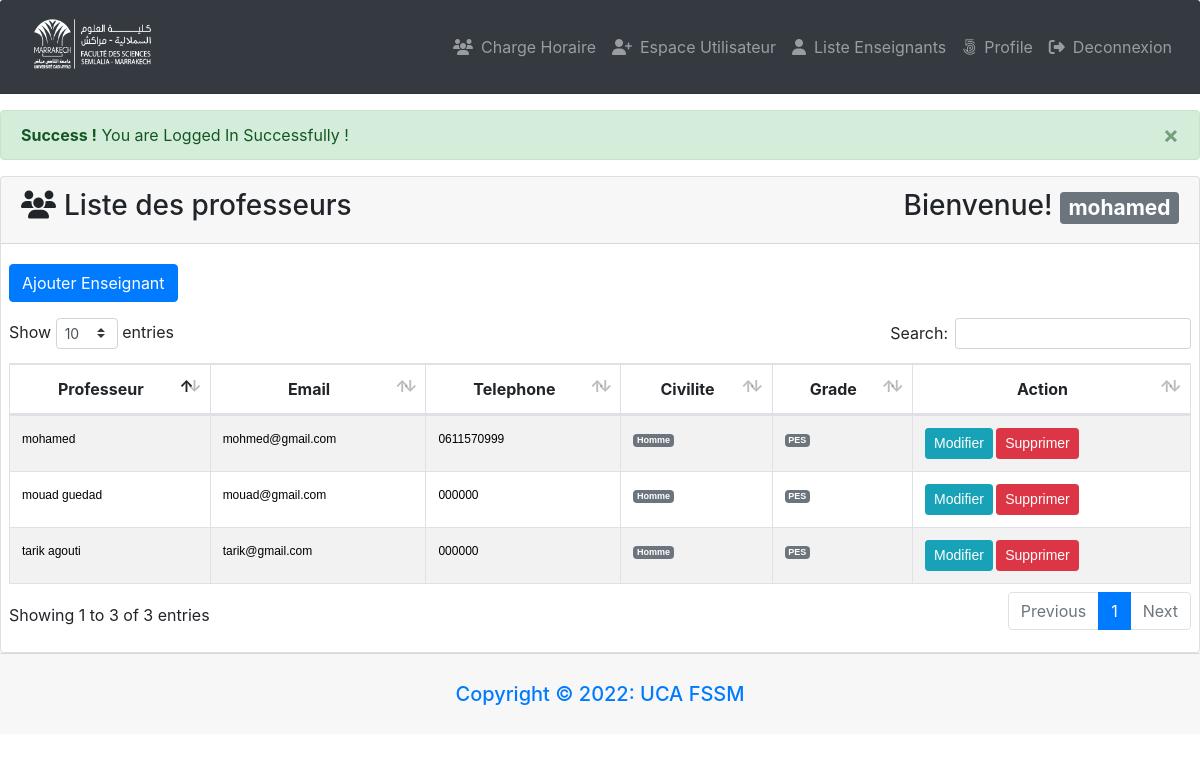
Page /enseignant.php (signed in) on the committed database.
### tables this page shows
CREATE TABLE `enseignant` (
  `Nom_Complet` varchar(255) NOT NULL,
  `Email` varchar(255) NOT NULL,
  `Telephone` varchar(10) NOT NULL,
  `Civilite` varchar(10) NOT NULL,
  `Grade` varchar(10) NOT NULL,
  `id_users` int(11) NOT NULL
);

### lib/Session.php (called while the page is built, shortened)
<?php
class Session{
  public static function get($key){
    if (isset($_SESSION[$key])) {
      return $_SESSION[$key];
    }else{
      return false;
    }
  }
}

### classes/Users.php (called while the page is built, shortened)
<?php
include 'lib/Database.php';
include_once 'lib/Session.php';
class Users
{
  private $db;
  public function __construct()
  {
    $this->db = new Database();
  }
  public function selectEnseignant()
  {
    $sql = "SELECT * FROM enseignant ORDER BY Email ASC";
    $stmt = $this->db->pdo->prepare($sql);
    $stmt->execute();
    return $stmt->fetchAll(PDO::FETCH_OBJ);
  }
}

### enseignant.php (the view, shortened to what this page needs)
<?php
include 'inc/header.php';
$logMsg = Session::get('logMsg');
if (isset($logMsg)) {
  echo $logMsg;
}
?>
<div class="card ">
  <div class="card-header">
    <h3><i class="fas fa-users mr-2"></i>Liste des professeurs <span class="float-right">Bienvenue! <strong>
          <span class="badge badge-lg badge-secondary text-white">
            <?php
            $username = Session::get('username');
            if (isset($username)) {
              echo $username;
            }
            ?></span>
        </strong></span></h3>
  </div>
  <div class="card-body pr-2 pl-2">
    <table id="example" class="table table-striped table-bordered" style="width:100%">
      <thead>
        <tr>
          <th class="text-center">Professeur</th>
          <th class="text-center">Email</th>
          <th class="text-center">Telephone</th>
          <th class="text-center">Civilite</th>
          <th class="text-center">Grade</th>
          <th class="text-center">Action</th>
        </tr>
      </thead>
      <tbody>
        <?php
        $allUser = $users->selectEnseignant();
        if ($allUser) {
          foreach ($allUser as  $value) {
        ?>
            <td><?php echo $value->Nom_Complet; ?></td>
            <td><?php echo $value->Email; ?></td>
            <td><?php echo $value->Telephone; ?></td>
            <td><span class="badge badge-lg badge-secondary text-white"><?php echo $value->Civilite; ?></span></td>
            <td><span class="badge badge-lg badge-secondary text-white"><?php echo $value->Grade;  ?></span></td>
            <td>
              <?php if (Session::get("roleid") == '1') { ?>
                <a class="btn btn-info btn-sm " href="edit.php?Email=<?php echo $value->Email; ?>">Modifier</a>
                <a onclick="return confirm('Are you sure To Delete ?')" class="btn btn-danger
                    <?php if (Session::get("Email") == $value->Email) {
                      echo "disabled";
                    } ?>
                             btn-sm " href="?supprimer=<?php echo $value->Email; ?>">Supprimer</a>
              <?php  } elseif (Session::get("Email") == $value->Email  && Session::get("roleid") == '2') { ?>
                <a class="btn btn-info btn-sm " href="edit.php?Email=<?php echo $value->Email; ?>">Modifier</a>
              <?php } elseif (Session::get("Email") == $value->Email  && Session::get("roleid") == '3') { ?>
                <a class="btn btn-info btn-sm " href="edit.php?Email=<?php echo $value->Email; ?>">Modifier</a>
              <?php } ?>
            </td>
          <?php }
        } else { ?>
          <tr class="text-center">
            <td>No user availabe now !</td>
          </tr>
        <?php } ?>
        <div>
          <?php if (Session::get("roleid") == '1') { ?>
            <form action="" method="POST">
              <div class="form-group">
                <a class="btn btn-primary" href="ajouterEnseignant.php">Ajouter Enseignant</a>
              </div>
            </form>
          <?php } ?>
        </div>
      </tbody>
    </table>
  </div>
</div>
<?php
include 'inc/footer.php';
?>

### assets/style.css (style rules this page uses)
* { margin: 0; padding: 0; box-sizing: border-box; }
tbody { line-height: 22px; font-size: 12px ; font-style: normal; font-weight: normal; visibility: visible; font-family: 'Nunito', sans-serif; color: rgb(0, 0, 0); }
h1, h2, h3, h4, h5, h6 { color: #222; font-family: 'Nunito', sans-serif; font-weight: 400; margin-top: 0; }
h3 { font-size: 24px; line-height: 30px; }

### rows in the picture
enseignant: Nom_Complet "mohamed", Email "mohmed@gmail.com", Telephone "0611570999", Civilite "Homme", Grade "PES"
enseignant: Nom_Complet "mouad guedad", Email "mouad@gmail.com", Telephone "000000", Civilite "Homme", Grade "PES"
enseignant: Nom_Complet "tarik agouti", Email "tarik@gmail.com", Telephone "000000", Civilite "Homme", Grade "PES"

### other values in the picture
$logMsg "× Success ! You are Logged In Successfully !"
$username "mohamed"
